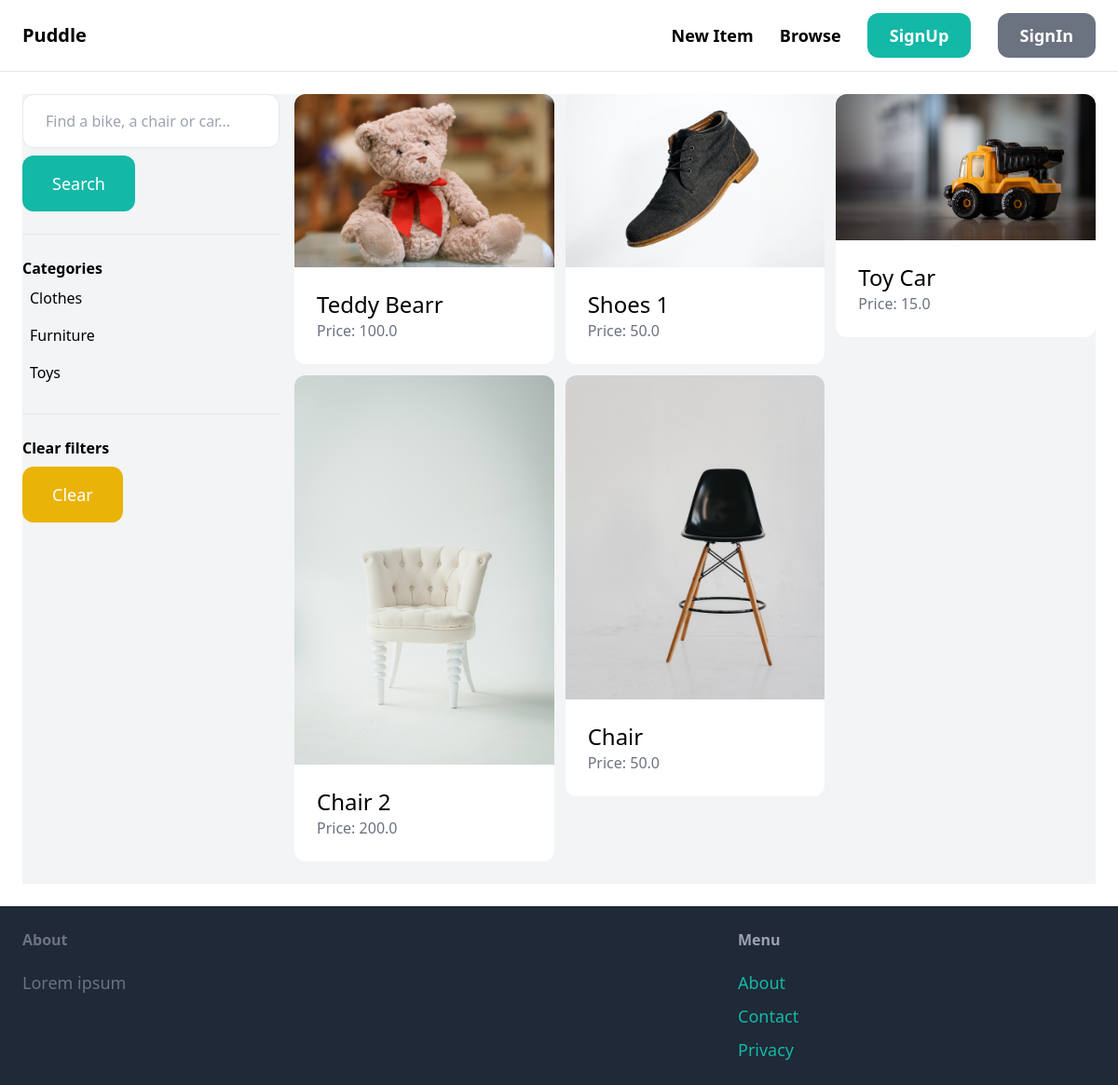
The app's page /items/ with its own data.
### item/models.py (models this page shows, shortened)
class Category(models.Model):
    name = models.CharField(max_length=255)
    class Meta:
        ordering=('name',)
        verbose_name_plural = 'Categories'

class Item(models.Model):
    category = models.ForeignKey(Category, related_name='items',on_delete=models.CASCADE)
    name = models.CharField(max_length=255)
    description = models.TextField(blank=True,null=True)
    price = models.FloatField()
    image = models.ImageField(upload_to='item_images',blank=True,null=True)
    is_sold = models.BooleanField(default=True)
    created_by = models.ForeignKey(User, related_name='items',on_delete=models.CASCADE)
    created_at = models.DateTimeField(auto_now_add=True)

### item/views.py (the view)
# urls.py: path('',views.items,name='items'),
def items(request):
    query = request.GET.get('query','')
    items = Item.objects.filter(is_sold=False)
    categories = Category.objects.all()
    category_id = request.GET.get('category',0)
    if category_id:
        items = items.filter(category_id=category_id)
    if query:
        items = items.filter(Q(name__icontains=query) or Q(description__icontains=query) )
    return render(request, 'item/items.html',{
        'items' : items,
        'query' :  query,
        'categories': categories,
        'category_id' : int(category_id),
    })

### item/templates/item/items.html (shortened to what this page needs)
{% extends 'core/base.html' %}
{% block content %}
    <div class="pb-6 grid grid-cols-4 gap-4 bg-gray-100">
        <div class="col-span-1">
            <form method="get" action="{% url 'item:items' %}">
                <input name="query" class="w-full py-4 px-6 border rounded-xl" type="text" value="{{ query }}" placeholder="Find a bike, a chair or car...">
                <button class="mt-2 py-4 px-8 text-lg bg-teal-500 text-white rounded-xl">Search</button>
            </form>
            <hr class="my-6">
            <p class="font-semibold">Categories</p>
            <ul>
                {% for category in categories %}
                    <li class="py-2 px-2 rounded-xl{% if category.id == category_id %} bg-gray-200{% endif %}">
                        <a href="{% url 'item:items' %}?query={{ query }}&category={{ category.id }}">{{ category.name }}</a>
                    </li>
                {% endfor %}
            </ul>
            <hr class="my-6">
            <p class="font-semibold">Clear filters</p>
            <ul>
                <li><a href="{% url 'item:items' %}" class="mt-2 py-4 px-8 inline-block bg-yellow-500 text-lg rounded-xl text-white">Clear</a>
        </div>
        <div class="col-span-3">
            <div class="grid grid-cols-3 gap-3">
                {% for item in items %}
                    <div>
                        <a href="{% url 'item:detail' item.id %}">
                            <div>
                                <img src="{{ item.image.url }}" class="rounded-t-xl">
                            </div>
                            <div class="p-6 bg-white rounded-b-xl">
                                <h2 class="text-2xl">{{ item.name }}</h2>
                                <p class="text-gray-500">Price: {{ item.price }}</p>
                            </div>
                        </a>
                    </div>
                {% endfor %}
            </div>
        </div>
    </div>
{% endblock %}

### records on screen
Category: name "Clothes"
Category: name "Furniture"
Category: name "Toys"
Item: image (picture), name "Teddy Bearr", price "100.0"
Item: image (picture), name "Shoes 1", price "50.0"
Item: image (picture), name "Toy Car", price "15.0"
Item: image (picture), name "Chair 2", price "200.0"
Item: image (picture), name "Chair", price "50.0"
